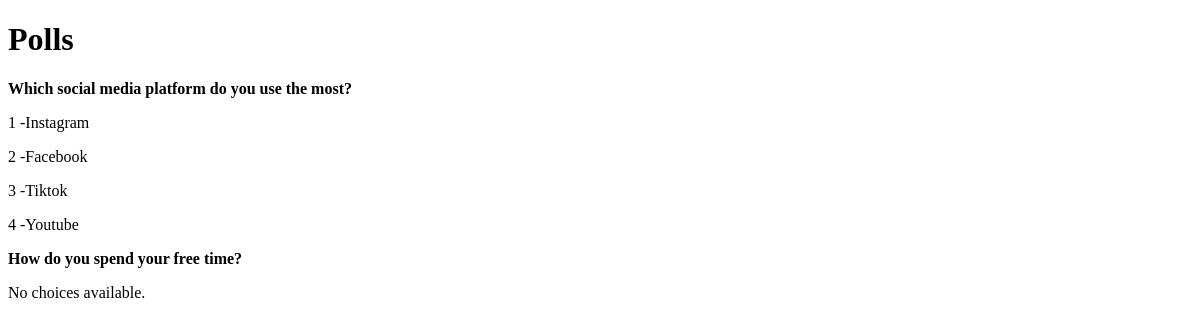
The page /polls/page/ on the database as committed earlier.
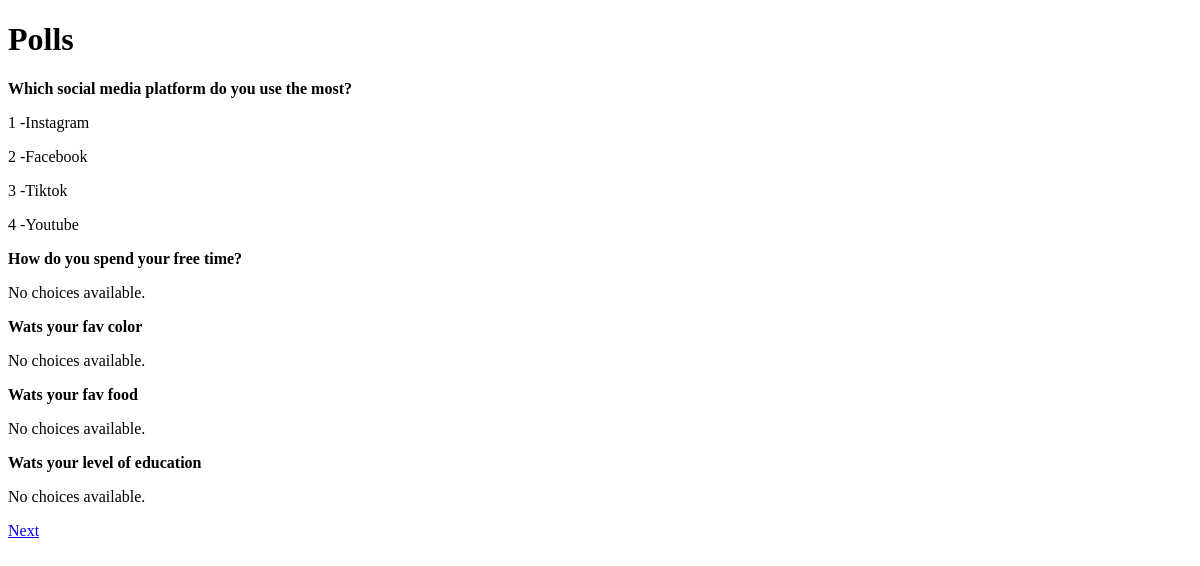
The same page on the database as committed later.
### polls/models.py (models this page shows, shortened)
class Poll(models.Model):
    question = models.CharField(max_length=220)
    created_by= models.ForeignKey(User, on_delete=models.CASCADE)
    creted_at = models.DateTimeField( auto_now_add=True)

class Choice(models.Model):
    poll = models.ForeignKey(Poll, on_delete=models.CASCADE,  related_name='choices')
    text = models.TextField(max_length=220)
    vote = models.IntegerField(default=0)

### polls/views.py (the view)
# urls.py: path('page/',views.poll_list_template),
def poll_list_template(request):
    poll = Poll.objects.all()
    page_number = request.GET.get('page')
    paginator =Paginator(poll, 5)
    page = paginator.get_page(page_number)
    return render(request , 'polls/poll_list_template.html', {'page' : page})

### polls/templates/polls/poll_list_template.html (shortened to what this page needs)
<!DOCTYPE html>
<html>
<head><title>Poll List</title></head>
<body>
    <h1>Polls</h1>
    {% for poll in page %}
        <p><strong>{{ poll.question }}</strong></p>
        {% for choice in poll.choices.all %}
            <p>{{choice.id}} -{{ choice.text }}</p>
        {% empty %}
            <p>No choices available.</p>
        {% endfor %}
    {% empty %}
        <p>No polls available.</p>
    {% endfor %}
    {% if page.has_next %}
        <a href="?page={{ page.next_page_number }}">Next</a>
    {% endif %}
</body>
</html>

Rows that differ between the two databases and show on the page:
added Poll: question "Wats your fav color"
added Poll: question "Wats your fav food"
added Poll: question "Wats your level of education"
Other text that changed with them:
text now shown: "Next"
